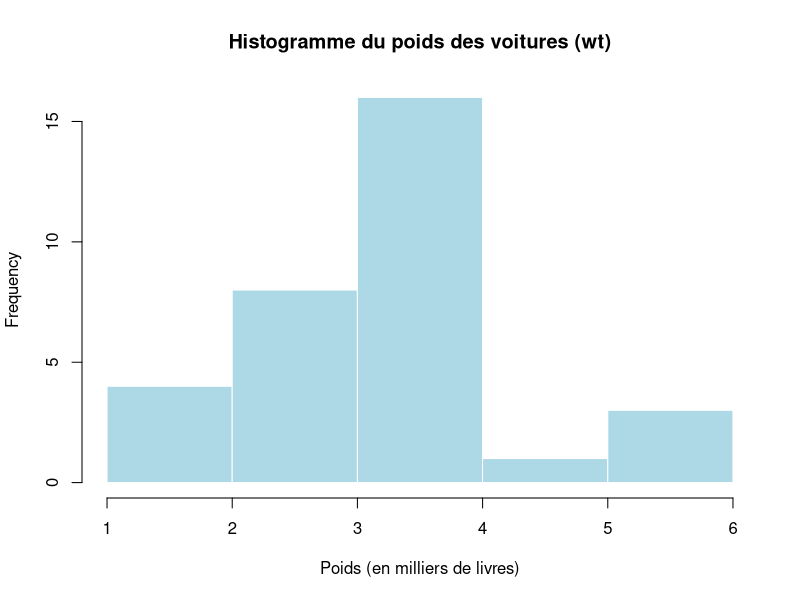
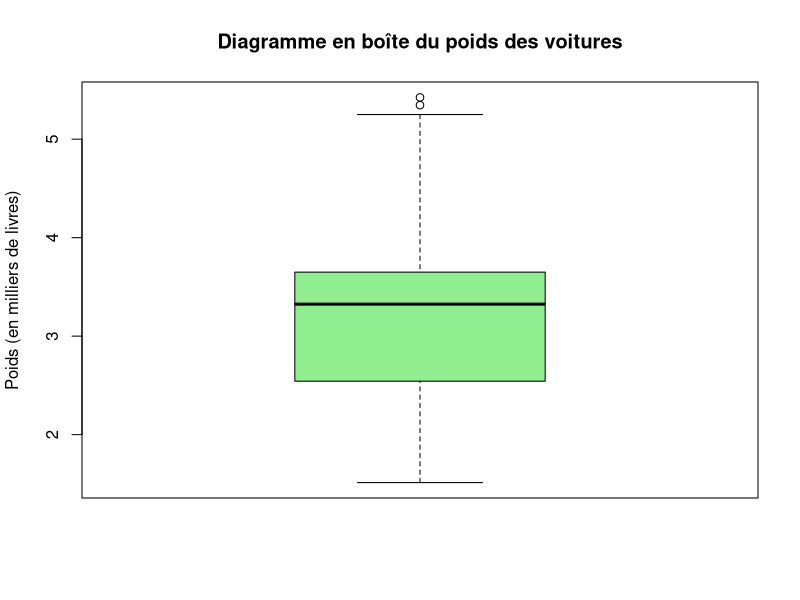
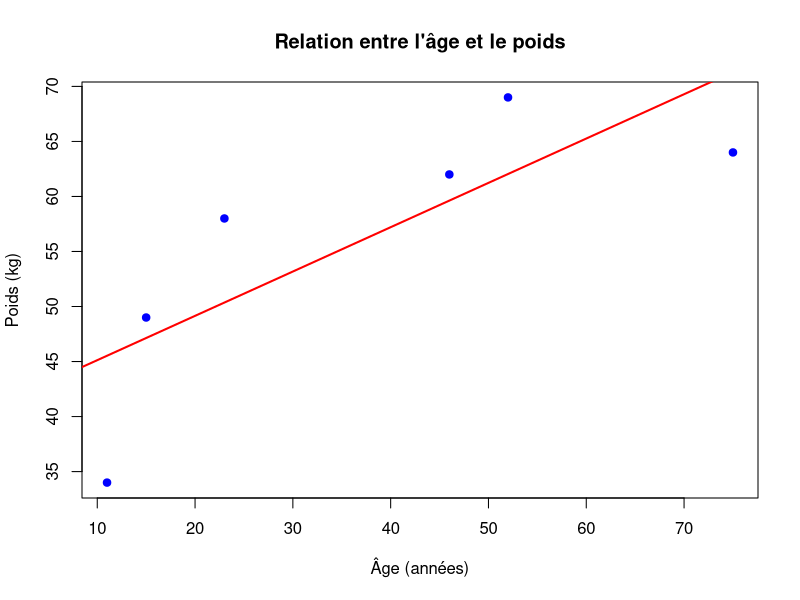

Generate these figures, in order, with R:
## ---- chunk 1
knitr::opts_chunk$set(echo = TRUE)
## ---- chunk 2
# Charger le jeu de données intégré
data(mtcars)

## ---- chunk 3
# 1.1 Tableau de contingence entre 'cyl' et 'am'
tab_cont <- table(mtcars$cyl, mtcars$am)
tab_cont
## ---- chunk 4
# 1.2 Histogramme des poids ('wt') avec 5 classes (bins)
hist(mtcars$wt, breaks = 5, main = "Histogramme du poids des voitures (wt)", 
     xlab = "Poids (en milliers de livres)",col = "lightblue",border = "white")
## ---- chunk 5
# 1.3 Diagramme en boîte du poids ('wt')
boxplot(mtcars$wt, main = "Diagramme en boîte du poids des voitures",
        ylab = "Poids (en milliers de livres)", col = "lightgreen")
## ---- chunk 6
# Données
a <- c(11, 15, 23, 46, 52, 75)
w <- c(34, 49, 58, 62, 69, 64)
## ---- chunk 7
# 2.1 Formule de corrélation de Pearson

# Calcul "à la main"
cov_aw <- cov(a, w)
sd_a <- sd(a)
sd_w <- sd(w)
r_aw <- cov_aw / (sd_a * sd_w)
r_aw

# Vérification avec la fonction cor()
cor(a, w)
## ---- chunk 8
# Vérification avec la fonction cor()
cor(a, w, method = "spearman")
## ---- chunk 9
# Relation entre âge et poids
plot(a, w, main = "Relation entre l'âge et le poids",
     xlab = "Âge (années)", ylab = "Poids (kg)", pch = 19, col = "blue")

# Optionnel : ajouter une droite de tendance
abline(lm(w ~ a), col = "red", lwd = 2)

## ---- chunk 10
# Chager le jeu données puis le convertir
state.x77
# Vérifier le type
class(state.x77)

# Conversion si nécessaire
state_df <- as.data.frame(state.x77)

# Vérifier à nouveau
class(state_df)
## ---- chunk 11
# Ajouter un attribut "states" avec les noms de lignes
state_df$states <- rownames(state_df)

# Supprimer les noms de lignes
rownames(state_df) <- NULL

# Afficher les 6 premières lignes
head(state_df)

## ---- chunk 12
# Filtrer les États selon les deux conditions
etat_filtre <- subset(state_df, Income > 4300 & Population > 1000)

# Nombre d'États
nrow(etat_filtre)

# Liste des États concernés
etat_filtre$states

## ---- chunk 13
# Trier les États par revenu décroissant
state_sorted <- state_df[order(-state_df$Income), ]

# Afficher les 5 premiers
head(state_sorted[, c("states", "Income")], 5)
## ---- chunk 14
# Créer la variable catégorielle selon les intervalles
state_df$frost_cat <- cut(state_df$Frost,breaks = c(-1, 30, 90, 190),
  labels = c("faible", "intermédiaire", "élevé"))

# Afficher les États de la catégorie "faible"
subset(state_df, frost_cat == "faible", select = c(states, Frost, frost_cat))
